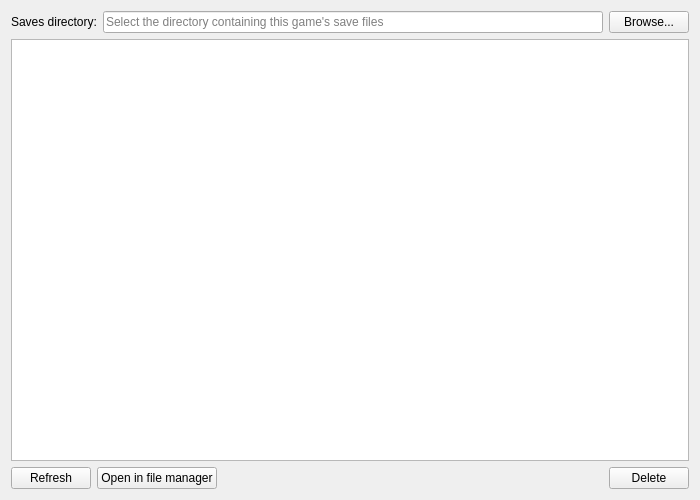
<?xml version="1.0" encoding="UTF-8"?>
<ui version="4.0">
 <class>SaveManagerWidget</class>
 <widget class="QWidget" name="SaveManagerWidget">
  <property name="geometry">
   <rect>
    <x>0</x>
    <y>0</y>
    <width>700</width>
    <height>500</height>
   </rect>
  </property>
  <layout class="QVBoxLayout" name="root_layout">
   <item>
    <layout class="QHBoxLayout" name="path_layout">
     <item>
      <widget class="QLabel" name="path_label">
       <property name="text">
        <string>Saves directory:</string>
       </property>
      </widget>
     </item>
     <item>
      <widget class="QLineEdit" name="path_field">
       <property name="placeholderText">
        <string>Select the directory containing this game's save files</string>
       </property>
      </widget>
     </item>
     <item>
      <widget class="QPushButton" name="path_picker_button">
       <property name="text">
        <string>Browse...</string>
       </property>
      </widget>
     </item>
    </layout>
   </item>
   <item>
    <widget class="QTableWidget" name="save_table">
     <property name="editTriggers">
      <set>QAbstractItemView::NoEditTriggers</set>
     </property>
     <property name="alternatingRowColors">
      <bool>true</bool>
     </property>
     <property name="selectionBehavior">
      <enum>QAbstractItemView::SelectRows</enum>
     </property>
     <property name="sortingEnabled">
      <bool>true</bool>
     </property>
     <attribute name="horizontalHeaderStretchLastSection">
      <bool>true</bool>
     </attribute>
    </widget>
   </item>
   <item>
    <layout class="QHBoxLayout" name="button_layout">
     <item>
      <widget class="QPushButton" name="refresh_button">
       <property name="text">
        <string>Refresh</string>
       </property>
      </widget>
     </item>
     <item>
      <widget class="QPushButton" name="open_button">
       <property name="text">
        <string>Open in file manager</string>
       </property>
      </widget>
     </item>
     <item>
      <spacer name="button_spacer">
       <property name="orientation">
        <enum>Qt::Horizontal</enum>
       </property>
       <property name="sizeHint" stdset="0">
        <size>
         <width>40</width>
         <height>20</height>
        </size>
       </property>
      </spacer>
     </item>
     <item>
      <widget class="QPushButton" name="delete_button">
       <property name="text">
        <string>Delete</string>
       </property>
      </widget>
     </item>
    </layout>
   </item>
  </layout>
 </widget>
 <resources/>
 <connections/>
</ui>
